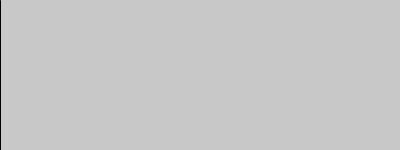
Frame 1 (no input)
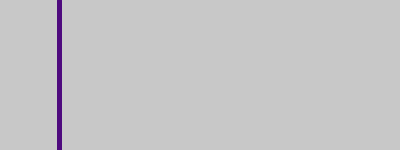
Frame 60 (the mouse pressed at the canvas centre just before this capture)
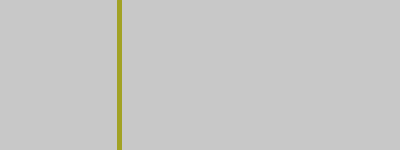
Frame 120 (the mouse held since frame 60 and released just before this capture)

The Processing sketch that drew these frames (run headless with seeded random() and noise(); from frame 60 on, the mouse is pressed at the canvas centre):

// Processing sketch: processing_123700
// ── processing_123700.pde

void setup(){
  size(400,150);
}
int i=0;
void draw(){
  background(200);
  line(i%400,0,i%400,150);
  i++;
  stroke(random(200),random(200),random(200));
  strokeWeight(5);
}
